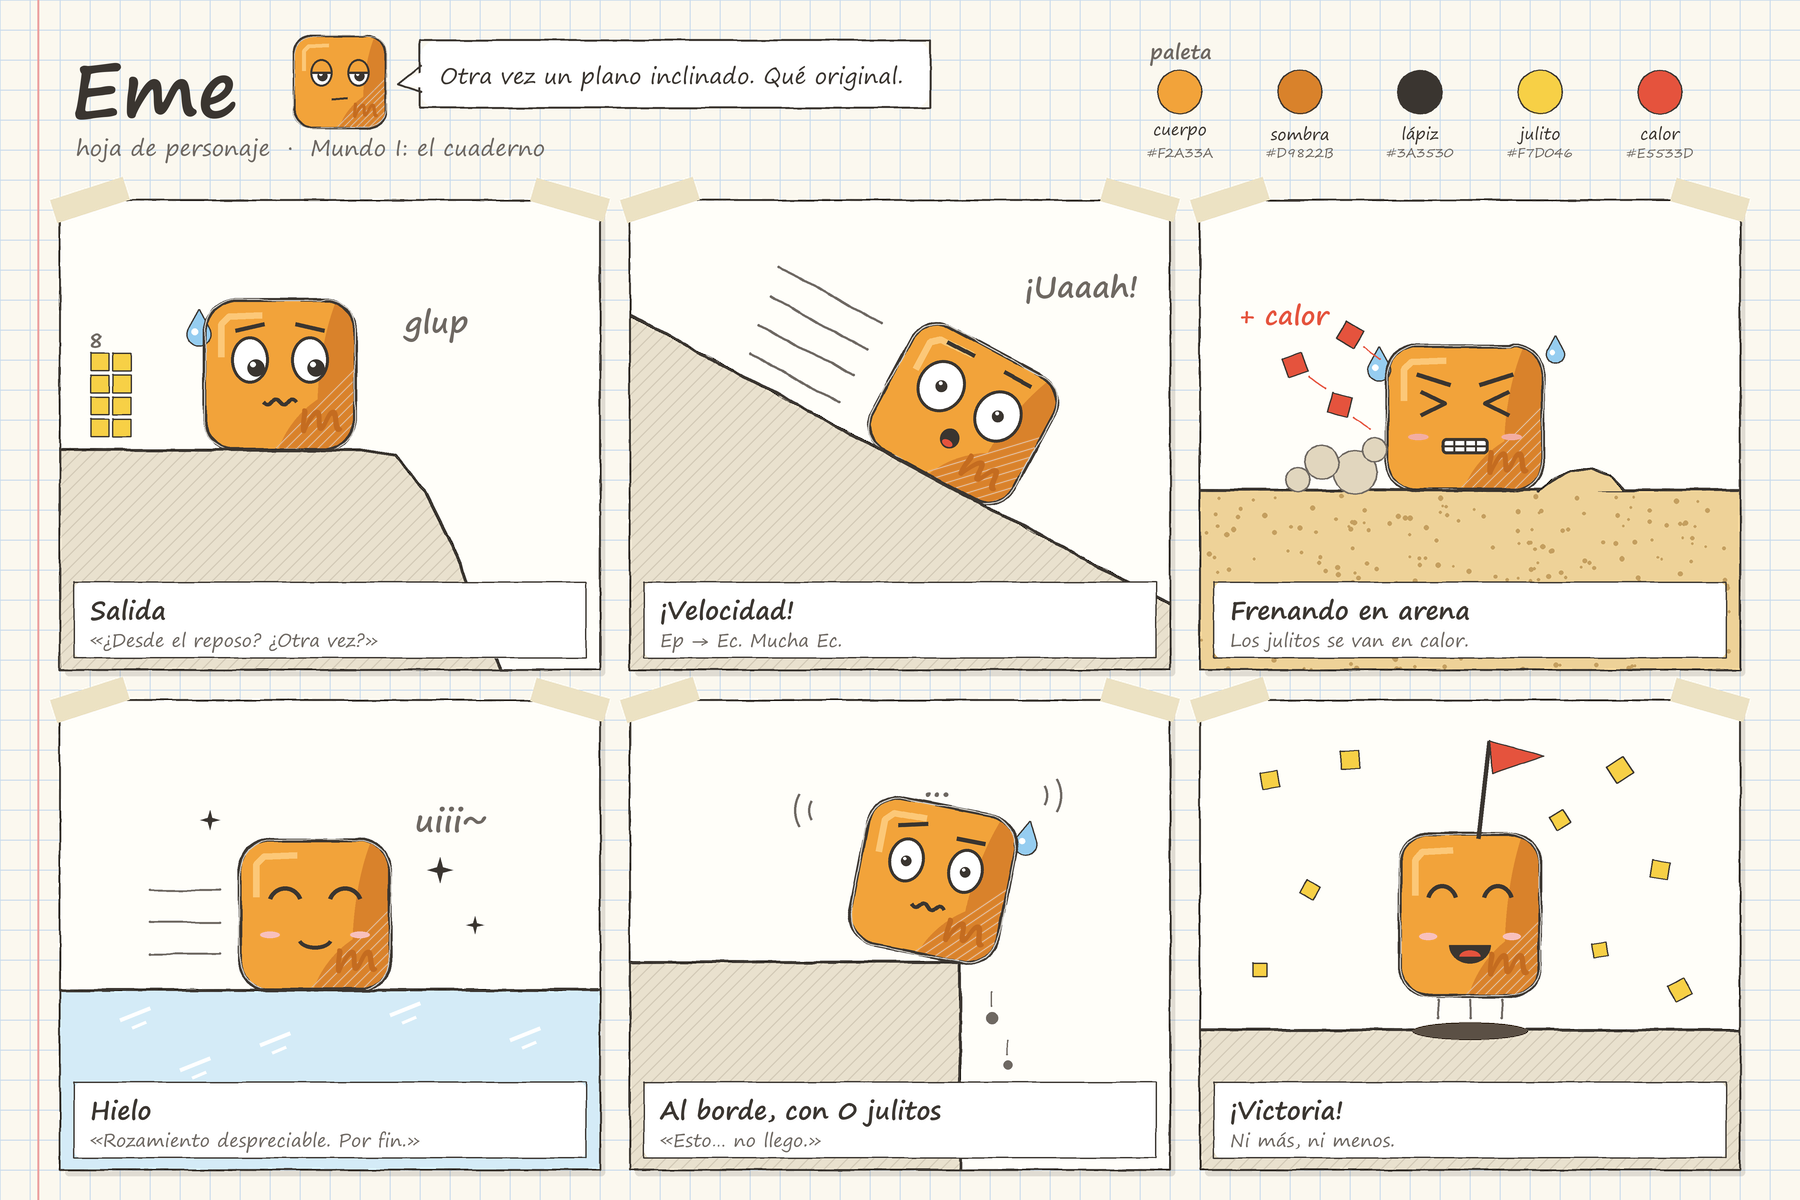

The script that saved this image:
"""Hoja de personaje de Eme (Mundo I: el cuaderno).

Genera eme_hoja_personaje.png en esta misma carpeta.
Se dibuja a escala S (supersampling) y se reduce al final para suavizar bordes.
"""
import math
import os
import random

from PIL import Image, ImageChops, ImageDraw, ImageFont

S = 3                      # factor de supersampling
W, H = 1800, 1200          # tamano final
PW, PH = 540, 470          # tamano de cada vineta
FONT_DIR = "C:/Windows/Fonts/"
OUT = os.path.join(os.path.dirname(os.path.abspath(__file__)), "eme_hoja_personaje.png")

# ---------- paleta ----------
PAPER = (251, 248, 239, 255)
CARD = (255, 254, 249, 255)
GRID = (200, 218, 236, 255)
MARGIN = (236, 160, 160, 255)
LEAD = (58, 53, 48, 255)
ORANGE = (242, 163, 58, 255)
ORANGE_D = (217, 130, 43, 255)
ORANGE_L = (252, 200, 120, 255)
TATTOO = (196, 108, 32, 255)
JULITO = (247, 208, 70, 255)
CALOR = (229, 83, 61, 255)
ICE = (212, 235, 247, 255)
SAND = (238, 210, 152, 255)
DIRT = (233, 225, 206, 255)
WHITE = (255, 255, 255, 255)
SWEAT = (150, 205, 240, 255)
SOFT = (110, 104, 98, 255)


def font(name, size):
    return ImageFont.truetype(FONT_DIR + name, int(size * S))


def P(pts):
    """Coordenadas finales -> coordenadas de trabajo."""
    return [(x * S, y * S) for x, y in pts]


# ---------- trazo de lapiz ----------
class Wob:
    def __init__(self, seed, amp):
        r = random.Random(seed)
        self.ph = [r.uniform(0, 6.283) for _ in range(3)]
        self.amp = amp

    def __call__(self, t):
        a = self.amp
        return a * (0.6 * math.sin(t / 23 + self.ph[0])
                    + 0.3 * math.sin(t / 9 + self.ph[1])
                    + 0.15 * math.sin(t / 4 + self.ph[2]))


def resample(pts, step):
    out = [pts[0]]
    for (x0, y0), (x1, y1) in zip(pts, pts[1:]):
        n = max(1, int(math.hypot(x1 - x0, y1 - y0) / step))
        for i in range(1, n + 1):
            out.append((x0 + (x1 - x0) * i / n, y0 + (y1 - y0) * i / n))
    return out


def wobble(pts, seed=0, amp=1.2, closed=False):
    if closed:
        pts = list(pts) + [pts[0]]
    p = resample(pts, 4 * S)
    w = Wob(seed, amp)
    out, L = [], 0.0
    for i, (x, y) in enumerate(p):
        if i:
            L += math.hypot(x - p[i - 1][0], y - p[i - 1][1])
        a, b = p[max(i - 1, 0)], p[min(i + 1, len(p) - 1)]
        dx, dy = b[0] - a[0], b[1] - a[1]
        n = math.hypot(dx, dy) or 1
        o = w(L / S) * S
        out.append((x - dy / n * o, y + dx / n * o))
    if closed:
        out[-1] = out[0]
    return out


def pencil(d, pts, width=3, color=LEAD, seed=0, amp=1.2, closed=False, double=True):
    """pts en coordenadas de trabajo."""
    p = wobble(pts, seed, amp, closed)
    d.line(p, fill=color, width=max(1, int(width * S)), joint="curve")
    r = width * S / 2
    for x, y in (p[0], p[-1]):
        d.ellipse([x - r, y - r, x + r, y + r], fill=color)
    if double:
        p2 = wobble(pts, seed + 101, amp * 1.4, closed)
        d.line(p2, fill=color[:3] + (80,), width=max(1, int(width * S * 0.4)), joint="curve")
    return p


def rrect_pts(x0, y0, x1, y1, r):
    pts = []
    for cx, cy, a0, a1 in ((x1 - r, y0 + r, -90, 0), (x1 - r, y1 - r, 0, 90),
                           (x0 + r, y1 - r, 90, 180), (x0 + r, y0 + r, 180, 270)):
        for i in range(13):
            a = math.radians(a0 + (a1 - a0) * i / 12)
            pts.append((cx + r * math.cos(a), cy + r * math.sin(a)))
    return pts


def hatch(img, poly, spacing=14, color=(0, 0, 0, 30), width=1.2, slope=1.0):
    """Rayado diagonal recortado a un poligono (coords de trabajo)."""
    layer = Image.new("RGBA", img.size, (0, 0, 0, 0))
    ld = ImageDraw.Draw(layer)
    w, h = img.size
    step = spacing * S
    k = -h
    while k < w + h:
        ld.line([(k, h), (k + h * slope, 0)], fill=color, width=max(1, int(width * S)))
        k += step
    mask = Image.new("L", img.size, 0)
    ImageDraw.Draw(mask).polygon(poly, fill=255)
    a = ImageChops.multiply(layer.getchannel("A"), mask)
    layer.putalpha(a)
    img.alpha_composite(layer)


def square(d, cx, cy, size, angle, fill, seed=0):
    a = math.radians(angle)
    h = size / 2
    pts = []
    for sx, sy in ((-h, -h), (h, -h), (h, h), (-h, h)):
        pts.append((cx + sx * math.cos(a) - sy * math.sin(a), cy + sx * math.sin(a) + sy * math.cos(a)))
    pts = P(pts)
    d.polygon(pts, fill=fill)
    pencil(d, pts, 1.6, LEAD, seed, 0.3, closed=True, double=False)


def sweat(d, x, y, s):
    """Gota de sudor (coords de trabajo)."""
    R = s * 0.5
    yc = y + s * 0.3
    pts = [(x, y - s * 0.75)]
    for i in range(25):
        a = math.radians(-35 + 250 * i / 24)
        pts.append((x + R * math.cos(a), yc + R * math.sin(a)))
    d.polygon(pts, fill=SWEAT, outline=LEAD)
    d.line(pts + [pts[0]], fill=LEAD, width=int(S * 1.6), joint="curve")
    h = R * 0.28
    d.ellipse([x - R * 0.35 - h, yc - R * 0.2 - h, x - R * 0.35 + h, yc - R * 0.2 + h], fill=WHITE)


def star(d, x, y, r, color=LEAD):
    pts = []
    for i in range(8):
        rr = r if i % 2 == 0 else r * 0.3
        a = math.radians(i * 45 - 90)
        pts.append((x + rr * math.cos(a), y + rr * math.sin(a)))
    d.polygon(P(pts), fill=color)


# ---------- Eme ----------
def make_eme(expr, B, sx=1.0, sy=1.0, flag=False, seed=1, **kw):
    B = B * S
    size = int(B * 2.4)
    img = Image.new("RGBA", (size, size), (0, 0, 0, 0))
    cx = cy = size / 2
    bw, bh = B * sx, B * sy
    x0, y0, x1, y1 = cx - bw / 2, cy - bh / 2, cx + bw / 2, cy + bh / 2
    body = wobble(rrect_pts(x0, y0, x1, y1, 0.2 * min(bw, bh)), seed, 0.9, closed=True)

    # relleno con sombra y brillo, recortado al cuerpo
    mask = Image.new("L", img.size, 0)
    ImageDraw.Draw(mask).polygon(body, fill=255)
    fill = Image.new("RGBA", img.size, ORANGE)
    fd = ImageDraw.Draw(fill, "RGBA")
    fd.ellipse([cx - bw * 0.05, cy + bh * 0.05, cx + bw * 1.3, cy + bh * 1.4], fill=ORANGE_D)
    fd.ellipse([cx + bw * 0.25, cy - bh * 0.9, cx + bw * 1.3, cy + bh * 1.4], fill=ORANGE_D)
    for i in range(7):  # rayado de lapiz en la esquina inferior derecha
        t = bw * (0.12 + 0.07 * i)
        fd.line([(x1 - t, y1), (x1, y1 - t)], fill=(190, 105, 30, 120), width=int(S * 1.3))
    fd.line([(x0 + bw * 0.11, y0 + bh * 0.38), (x0 + bw * 0.11, y0 + bh * 0.16),
             (x0 + bw * 0.16, y0 + bh * 0.11), (x0 + bw * 0.38, y0 + bh * 0.1)],
            fill=ORANGE_L, width=int(B * 0.045), joint="curve")
    img = Image.composite(fill, img, mask)
    d = ImageDraw.Draw(img, "RGBA")
    lw = B * 0.022

    # la "m" que odia
    d.text((cx + bw * 0.27, cy + bh * 0.27), "m", font=font("segoeprb.ttf", B / S * 0.3),
           fill=TATTOO, anchor="mm")

    ex, ey = 0.2 * bw, cy - 0.1 * bh
    rx, ry = 0.12 * bw, 0.15 * bh
    lx, rxx = cx - ex, cx + ex
    mx, my = cx, cy + 0.18 * bh

    def eye(x, k=1.0, px=0.0, py=0.0, pr=0.45, lid=0.0):
        """lid: 0 = abierto, 0.5 = medio cerrado, 1 = cerrado."""
        a, b = rx * k, ry * k
        if lid >= 0.92:  # ojo cerrado: una curva
            d.arc([x - a, ey - b * 0.35, x + a, ey + b * 0.55], 15, 165, fill=LEAD, width=int(lw * 1.4))
            return
        box = [x - a, ey - b, x + a, ey + b]
        d.ellipse(box, fill=WHITE, outline=LEAD, width=int(lw))
        qx, qy, R = x + px * a * 0.45, ey + py * b * 0.45, a * pr
        d.ellipse([qx - R, qy - R, qx + R, qy + R], fill=LEAD)
        h = R * 0.32
        d.ellipse([qx - R * 0.35 - h, qy - R * 0.4 - h, qx - R * 0.35 + h, qy - R * 0.4 + h], fill=WHITE)
        if lid > 0.02:
            s = -1 + 2 * lid
            t0 = math.degrees(math.asin(s))
            d.chord(box, 180 - t0, 360 + t0, fill=ORANGE)
            d.arc(box, 180 - t0, 360 + t0, fill=LEAD, width=int(lw))
            yl, xr = ey + b * s, a * math.cos(math.radians(t0))
            d.line([(x - xr, yl), (x + xr, yl)], fill=LEAD, width=int(lw * 1.2))

    def eye_happy(x):
        d.arc([x - rx, ey - ry * 0.6, x + rx, ey + ry], 200, 340, fill=LEAD, width=int(lw * 1.4))

    def eye_squeeze(x, right):
        s = -1 if right else 1
        pts = [(x - s * rx * 0.7, ey - ry * 0.55), (x + s * rx * 0.6, ey), (x - s * rx * 0.7, ey + ry * 0.55)]
        d.line(pts, fill=LEAD, width=int(lw * 1.4), joint="curve")

    def brow(xa, ya, xb, yb):
        d.line([(xa, ya), (xb, yb)], fill=LEAD, width=int(lw * 1.4))

    def mouth(kind):
        if kind == "wavy":
            pts = [(mx - 0.11 * bw + 0.22 * bw * i / 30,
                    my + 0.018 * bh * math.sin(i / 30 * 4 * math.pi)) for i in range(31)]
            d.line(pts, fill=LEAD, width=int(lw * 1.2), joint="curve")
        elif kind == "O":
            d.ellipse([mx - 0.06 * bw, my - 0.05 * bh, mx + 0.06 * bw, my + 0.09 * bh], fill=LEAD)
            d.ellipse([mx - 0.035 * bw, my + 0.035 * bh, mx + 0.035 * bw, my + 0.08 * bh], fill=CALOR)
        elif kind == "grimace":
            box = [mx - 0.15 * bw, my - 0.04 * bh, mx + 0.15 * bw, my + 0.07 * bh]
            d.rounded_rectangle(box, radius=0.03 * bw, fill=WHITE, outline=LEAD, width=int(lw))
            d.line([(box[0], my + 0.015 * bh), (box[2], my + 0.015 * bh)], fill=LEAD, width=int(lw * 0.7))
            for i in (-1, 0, 1):
                d.line([(mx + i * 0.07 * bw, box[1]), (mx + i * 0.07 * bw, box[3])], fill=LEAD, width=int(lw * 0.7))
        elif kind == "smile":
            d.arc([mx - 0.12 * bw, my - 0.1 * bh, mx + 0.12 * bw, my + 0.05 * bh], 20, 160,
                  fill=LEAD, width=int(lw * 1.3))
        elif kind == "big":
            box = [mx - 0.15 * bw, my - 0.11 * bh, mx + 0.15 * bw, my + 0.12 * bh]
            d.chord(box, 0, 180, fill=LEAD)
            d.chord([mx - 0.075 * bw, my + 0.04 * bh, mx + 0.075 * bw, my + 0.115 * bh], 180, 360, fill=CALOR)
        elif kind == "flat":
            d.line([(mx - 0.09 * bw, my + 0.01 * bh), (mx + 0.08 * bw, my - 0.005 * bh)],
                   fill=LEAD, width=int(lw * 1.2))

    def blush(color=(240, 110, 110, 110)):
        for x in (cx - 0.3 * bw, cx + 0.3 * bw):
            d.ellipse([x - 0.065 * bw, my - 0.07 * bh, x + 0.065 * bw, my - 0.025 * bh], fill=color)

    if expr == "bored":
        eye(lx, px=0.2, py=0.55, lid=0.5)
        eye(rxx, px=0.2, py=0.55, lid=0.5)
        mouth("flat")
    elif expr == "idle":  # parametros continuos para animar
        px, py, lid = kw.get("px", 0.0), kw.get("py", 0.0), kw.get("lid", 0.0)
        eye(lx, px=px, py=py, lid=lid)
        eye(rxx, px=px, py=py, lid=lid)
        mouth(kw.get("mouth", "flat"))
    elif expr == "gulp":
        eye(lx, 1.05, px=0.7, py=0.75)
        eye(rxx, 1.05, px=0.7, py=0.75)
        brow(lx - 0.8 * rx, ey - 1.3 * ry, lx + 0.8 * rx, ey - 1.6 * ry)
        brow(rxx - 0.8 * rx, ey - 1.6 * ry, rxx + 0.8 * rx, ey - 1.3 * ry)
        mouth("wavy")
        sweat(d, x0 - 0.04 * bw, y0 + 0.18 * bh, 0.16 * B)
    elif expr == "fast":
        eye(lx, 1.25, pr=0.24)
        eye(rxx, 1.25, pr=0.24)
        brow(lx - 0.8 * rx, ey - 1.95 * ry, lx + 0.8 * rx, ey - 2.0 * ry)
        brow(rxx - 0.8 * rx, ey - 2.0 * ry, rxx + 0.8 * rx, ey - 1.95 * ry)
        mouth("O")
    elif expr == "effort":
        eye_squeeze(lx, False)
        eye_squeeze(rxx, True)
        brow(lx - 0.9 * rx, ey - 1.35 * ry, lx + 0.9 * rx, ey - 0.85 * ry)
        brow(rxx - 0.9 * rx, ey - 0.85 * ry, rxx + 0.9 * rx, ey - 1.35 * ry)
        mouth("grimace")
        blush((229, 83, 61, 120))
        sweat(d, x0 - 0.05 * bw, y0 + 0.12 * bh, 0.15 * B)
        sweat(d, x1 + 0.08 * bw, y0 + 0.02 * bh, 0.12 * B)
    elif expr == "ice":
        eye_happy(lx)
        eye_happy(rxx)
        mouth("smile")
        blush()
    elif expr == "edge":
        eye(lx, 1.0, px=0.0, py=0.1, pr=0.28)
        eye(rxx, 1.0, px=0.0, py=0.1, pr=0.28)
        brow(lx - 0.8 * rx, ey - 1.45 * ry, lx + 0.8 * rx, ey - 1.75 * ry)
        brow(rxx - 0.8 * rx, ey - 1.35 * ry, rxx + 0.8 * rx, ey - 1.35 * ry)
        mouth("wavy")
        sweat(d, x1 + 0.06 * bw, y0 + 0.1 * bh, 0.15 * B)
    elif expr == "win":
        eye_happy(lx)
        eye_happy(rxx)
        mouth("big")
        blush()

    # contorno de lapiz
    d.line(body, fill=LEAD, width=int(lw * 1.3), joint="curve")
    d.line(wobble(rrect_pts(x0, y0, x1, y1, 0.2 * min(bw, bh)), seed + 7, 1.4, closed=True),
           fill=LEAD[:3] + (70,), width=int(lw * 0.5), joint="curve")

    if flag:  # la bandera de meta como sombrero
        base = (cx + 0.06 * bw, y0 + 0.03 * bh)
        top = (cx + 0.14 * bw, y0 - 0.62 * B)
        d.line([base, top], fill=LEAD, width=int(lw * 1.4))
        tri = [top, (top[0] + 0.36 * B, top[1] + 0.1 * B), (top[0] + 0.02 * B, top[1] + 0.22 * B)]
        d.polygon(tri, fill=CALOR)
        pencil(d, tri, 1.6, LEAD, seed + 3, 0.4, closed=True, double=False)
    return img


def place(panel, eimg, cx, cy, angle=0.0):
    if angle:
        eimg = eimg.rotate(angle, resample=Image.BICUBIC)
    panel.paste(eimg, (int(cx * S - eimg.width / 2), int(cy * S - eimg.height / 2)), eimg)


def ground(panel, top, color, seed, hatched=True):
    d = ImageDraw.Draw(panel, "RGBA")
    poly = P(top + [(top[-1][0], PH + 20), (top[0][0], PH + 20)])
    d.polygon(poly, fill=color)
    if hatched:
        hatch(panel, poly, spacing=13, color=(90, 80, 60, 40))
    pencil(d, P(top), 3, LEAD, seed)
    return d


# ---------- vinetas ----------
B = 150


def v_salida(p, d):
    top = [(-10, 250), (300, 250), (335, 256), (365, 290), (392, 345), (420, 420), (445, 480)]
    d = ground(p, top, DIRT, 11)
    place(p, make_eme("gulp", B, seed=3), 220, 250 - B / 2)
    d.text(P([(345, 95)])[0], "glup", font=font("segoeprb.ttf", 30), fill=SOFT)
    # julitos de partida: Ep
    for i in range(8):
        square(d, 40 + (i % 2) * 22, 228 - (i // 2) * 22, 18, 0, JULITO, seed=i)
    d.text(P([(28, 120)])[0], "8", font=font("segoeprb.ttf", 22), fill=SOFT)


def v_velocidad(p, d):
    a, b = (-10, 110), (550, 410)
    d = ground(p, [a, b], DIRT, 12)
    th = math.atan2(b[1] - a[1], b[0] - a[0])
    ux, uy = math.cos(th), math.sin(th)
    nx, ny = math.sin(th), -math.cos(th)
    x = 300
    y = a[1] + (x - a[0]) * math.tan(th)
    sy = 0.94
    cx, cy = x + nx * B * sy / 2, y + ny * B * sy / 2
    place(p, make_eme("fast", B, sx=1.07, sy=sy, seed=4), cx, cy, -math.degrees(th))
    r = random.Random(5)
    for k in (-48, -18, 12, 42):
        sx0, sy0 = cx - ux * 115 + nx * k, cy - uy * 115 + ny * k
        L = r.uniform(70, 120)
        pencil(d, P([(sx0, sy0), (sx0 - ux * L, sy0 - uy * L)]), 2.4, SOFT, seed=k, double=False)
    d.text(P([(395, 60)])[0], "¡Uaaah!", font=font("segoeprb.ttf", 30), fill=SOFT)


def v_arena(p, d):
    top = [(-10, 290), (550, 290)]
    d = ground(p, top, SAND, 13, hatched=False)
    r = random.Random(6)
    for _ in range(260):
        x, y = r.uniform(0, PW), r.uniform(296, PH)
        rr = r.uniform(1.2, 2.6)
        d.ellipse([(x - rr) * S, (y - rr) * S, (x + rr) * S, (y + rr) * S], fill=(196, 160, 96, 200))
    pile = [(338, 291), (352, 280), (370, 271), (392, 268), (410, 276), (424, 291)]
    d.polygon(P(pile), fill=SAND)
    pencil(d, P(pile), 2.6, LEAD, 31)
    place(p, make_eme("effort", B, sx=1.04, sy=0.96, seed=5), 265, 290 - B * 0.96 / 2)
    for (x, y, rr) in ((155, 272, 22), (122, 262, 17), (98, 280, 12), (175, 250, 12)):
        d.ellipse([(x - rr) * S, (y - rr) * S, (x + rr) * S, (y + rr) * S], fill=(225, 214, 190, 255))
        pencil(d, P([(x + rr * math.cos(t / 20 * 6.283), y + rr * math.sin(t / 20 * 6.283)) for t in range(20)]),
               1.8, SOFT, seed=int(x), amp=0.6, closed=True, double=False)
    for i, (x, y, ang) in enumerate(((140, 205, 15), (95, 165, -20), (150, 135, 30))):
        square(d, x, y, 20, ang, CALOR, seed=40 + i)
        pencil(d, P([(x + 14, y + 12), (x + 30, y + 24)]), 1.6, CALOR, seed=60 + i, double=False)
    d.text(P([(40, 92)])[0], "+ calor", font=font("segoeprb.ttf", 26), fill=CALOR)


def v_hielo(p, d):
    top = [(-10, 290), (550, 290)]
    d = ground(p, top, ICE, 14, hatched=False)
    for x, y in ((60, 320), (200, 345), (330, 315), (450, 340), (120, 370)):
        d.line(P([(x, y), (x + 30, y - 12)]), fill=WHITE, width=int(4 * S))
        d.line(P([(x + 12, y + 8), (x + 26, y + 2)]), fill=WHITE, width=int(3 * S))
    place(p, make_eme("ice", B, seed=6), 255, 290 - B / 2)
    for y in (190, 222, 254):
        pencil(d, P([(90, y), (160, y)]), 2.2, SOFT, seed=y, double=False)
    star(d, 380, 170, 13)
    star(d, 415, 225, 9)
    star(d, 150, 120, 10)
    d.text(P([(355, 92)])[0], "uiii~", font=font("segoeprb.ttf", 32), fill=SOFT)


def v_borde(p, d):
    top = [(-10, 262), (330, 262), (330, 480)]
    d = ground(p, top, DIRT, 15)
    a = math.radians(11)
    ox, oy = -0.28 * B, -B / 2
    cx = 330 + ox * math.cos(a) - oy * math.sin(a)
    cy = 262 + ox * math.sin(a) + oy * math.cos(a)
    place(p, make_eme("edge", B, seed=7), cx, cy, -11)
    for (x, y, a0, a1) in ((cx - 105, cy - 70, 150, 210), (cx + 95, cy - 85, -30, 30)):
        for k in (0, 14):
            d.arc([(x - 20 - k) * S, (y - 20 - k) * S, (x + 20 + k) * S, (y + 20 + k) * S],
                  a0, a1, fill=SOFT, width=int(2.4 * S))
    for x, y, rr in ((362, 318, 6), (378, 365, 4.5)):
        d.ellipse([(x - rr) * S, (y - rr) * S, (x + rr) * S, (y + rr) * S], fill=SOFT)
        pencil(d, P([(x, y - rr - 6), (x, y - rr - 20)]), 1.5, SOFT, seed=int(y), double=False)
    d.text(P([(cx - 10, 52)])[0], "…", font=font("segoeprb.ttf", 36), fill=SOFT)


def v_victoria(p, d):
    top = [(-10, 330), (550, 330)]
    d = ground(p, top, DIRT, 16)
    d.ellipse(P([(212, 322), (328, 340)]), fill=(90, 80, 70, 70))
    sy = 1.08
    place(p, make_eme("win", B, sx=0.93, sy=sy, flag=True, seed=8), 270, 215)
    for x in (238, 270, 302):
        pencil(d, P([(x, 300), (x, 318)]), 2.2, SOFT, seed=x, double=False)
    r = random.Random(9)
    for i, (x, y) in enumerate(((70, 80), (110, 190), (60, 270), (420, 70), (460, 170),
                                (400, 250), (150, 60), (480, 290), (360, 120))):
        square(d, x, y, r.uniform(14, 20), r.uniform(-40, 40), JULITO, seed=80 + i)


PANELS = [
    ("Salida", "«¿Desde el reposo? ¿Otra vez?»", v_salida),
    ("¡Velocidad!", "Ep → Ec. Mucha Ec.", v_velocidad),
    ("Frenando en arena", "Los julitos se van en calor.", v_arena),
    ("Hielo", "«Rozamiento despreciable. Por fin.»", v_hielo),
    ("Al borde, con 0 julitos", "«Esto… no llego.»", v_borde),
    ("¡Victoria!", "Ni más, ni menos.", v_victoria),
]


def make_panel(title, quote, scene, seed):
    p = Image.new("RGBA", (PW * S, PH * S), CARD)
    d = ImageDraw.Draw(p, "RGBA")
    scene(p, d)
    d = ImageDraw.Draw(p, "RGBA")
    strip = P([(14, 382), (526, 382), (526, 458), (14, 458)])
    d.rounded_rectangle([strip[0], strip[2]], radius=8 * S, fill=(255, 255, 255, 238))
    pencil(d, strip, 1.6, LEAD, seed + 50, 0.6, closed=True, double=False)
    d.text(P([(30, 388)])[0], title, font=font("segoeprb.ttf", 25), fill=LEAD)
    d.text(P([(30, 424)])[0], quote, font=font("segoepr.ttf", 18), fill=SOFT)
    return p


def main():
    sheet = Image.new("RGBA", (W * S, H * S), PAPER)
    d = ImageDraw.Draw(sheet, "RGBA")
    for x in range(0, W, 30):
        d.line([(x * S, 0), (x * S, H * S)], fill=GRID, width=S)
    for y in range(0, H, 30):
        d.line([(0, y * S), (W * S, y * S)], fill=GRID, width=S)
    d.line([(38 * S, 0), (38 * S, H * S)], fill=MARGIN, width=2 * S)

    # cabecera
    d.text(P([(70, 22)])[0], "Eme", font=font("segoeprb.ttf", 76), fill=LEAD)
    d.text(P([(76, 128)])[0], "hoja de personaje  ·  Mundo I: el cuaderno",
           font=font("segoepr.ttf", 22), fill=SOFT)
    place(sheet, make_eme("bored", 92, seed=2), 340, 82)
    bub = P([(420, 40), (930, 40), (930, 108), (420, 108)])
    d.rounded_rectangle([bub[0], bub[2]], radius=18 * S, fill=WHITE)
    pencil(d, bub, 2, LEAD, 70, 0.8, closed=True, double=False)
    d.polygon(P([(425, 70), (398, 84), (425, 88)]), fill=WHITE)
    pencil(d, P([(421, 66), (398, 84), (421, 92)]), 2, LEAD, 71, 0.3, double=False)
    d.text(P([(440, 56)])[0], "Otra vez un plano inclinado. Qué original.",
           font=font("segoepr.ttf", 22), fill=LEAD)

    sw = [("cuerpo", ORANGE), ("sombra", ORANGE_D), ("lápiz", LEAD), ("julito", JULITO), ("calor", CALOR)]
    d.text(P([(1150, 34)])[0], "paleta", font=font("segoeprb.ttf", 20), fill=SOFT)
    for i, (name, c) in enumerate(sw):
        x, y = 1180 + i * 120, 92
        d.ellipse(P([(x - 22, y - 22), (x + 22, y + 22)]), fill=c)
        pencil(d, P([(x + 22 * math.cos(t / 24 * 6.283), y + 22 * math.sin(t / 24 * 6.283)) for t in range(24)]),
               1.6, LEAD, 90 + i, 0.4, closed=True, double=False)
        d.text(P([(x, 126)])[0], name, font=font("segoepr.ttf", 16), fill=LEAD, anchor="mt")
        d.text(P([(x, 148)])[0], "#%02X%02X%02X" % c[:3], font=font("segoepr.ttf", 13), fill=SOFT, anchor="mt")

    # vinetas
    for i, (title, quote, scene) in enumerate(PANELS):
        col, row = i % 3, i // 3
        x, y = 60 + col * (PW + 30), 200 + row * (PH + 30)
        shadow = Image.new("RGBA", sheet.size, (0, 0, 0, 0))
        ImageDraw.Draw(shadow).rounded_rectangle(P([(x + 5, y + 6), (x + PW + 5, y + PH + 6)]),
                                                 radius=4 * S, fill=(80, 70, 60, 40))
        sheet.alpha_composite(shadow)
        d = ImageDraw.Draw(sheet, "RGBA")
        panel = make_panel(title, quote, scene, i * 10)
        sheet.paste(panel, (x * S, y * S))
        pencil(d, P([(x, y), (x + PW, y), (x + PW, y + PH), (x, y + PH)]), 2.2, LEAD, 200 + i, 0.8, closed=True)
        for tx, ang in ((x + 30, -18), (x + PW - 30, 16)):
            a = math.radians(ang)
            pts = [(tx + u * math.cos(a) - v * math.sin(a), y + u * math.sin(a) + v * math.cos(a))
                   for u, v in ((-38, -12), (38, -12), (38, 12), (-38, 12))]
            d.polygon(P(pts), fill=(236, 226, 196, 150))

    out = sheet.resize((W, H), Image.LANCZOS).convert("RGB")
    out.save(OUT, optimize=True)
    print("ok", OUT)


if __name__ == "__main__":
    main()
